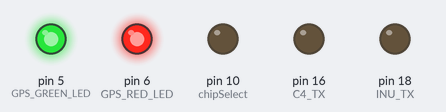
Bench run of a sketch on a simulated Arduino Mega 2560, built with avr-gcc and run on an emulated ATmega2560. Parts: output pins drawn as LEDs (lit = HIGH). Storage starts empty; what the sketch prints to the serial monitor is not drawn.

Above: at 0.1 s.
At 75.8 s:
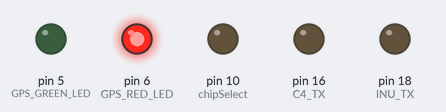
Timing chart, 0 to 77.3 s (numbered marks = the images above):
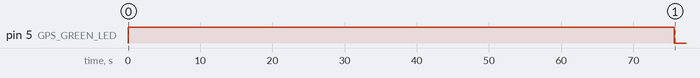

The sketch:

Elcano_C6_Kalman.ino
```cpp
/*  Base Elcano GPS code.
    Read GPS, and log it to an SD card.
*/

#define MEGA
#include "Common.h"
#include "IO.h"
#include "Matrix.h"

/*
Elcano Module C6: Navigator.
  This module contains only GPS.
  It can be expanded to include other sensors,
  and merge them with a Kalman filter.

Documentation:
  NavigationSystem
  Wiring_C6Mega.xls
  Navigation sheet of Elcano_BOM  (TO DO: Reorganize Elcano BOM).

GPS should not the primary navigation sensor. The robot should be
able to operate indoors, in tunnels or other areas where GPS is not available
or accurate.


Serial lines:
0: Monitor
1: (reserved for INU)
2: Tx: Estimated state;
      $C6EST,<east_mm>,<north_mm>,<speed_mmPs>,<bearing>,<time_ms><positionStndDev_mm>*CKSUM
      $C6OBS,<number>,<obstacle1_range_mm>,<obstacle1_bearing>, ...*CKSUM
   Rx: Desired course
      $C4XPC,<east_mm>,<north_mm>,<speed_mmPs>,<bearing>,<time_ms>*CKSUM
      // at leat 18 characters
3: GPS
  Rx: $GPRMC,...  typically 68 characters
      $GPGSA,...
      $GPGGA,... typically 68 characters
  Tx: $PSRF103,...
*/

/*---------------------------------------------------------------------------------------*/

#include <SD.h>

// On the Ethernet Shield, CS is pin 4. Note that even if it's not
// used as the CS pin, the hardware CS pin (10 on most Arduino boards,
// 53 on the Mega) must be left as an output or the SD library
// functions will not work.

// global variables
void Filter(REAL* x, REAL* P, REAL* measure, REAL deltaT, REAL* variance);

// sGPS_file contains UTC of first valid GPS
// first valid GPS acquisition typically takes 42 seconds.


// Set the GPSRATE to the baud rate of the GPS module. Most are 4800
// but some are 38400 or other. Check the datasheet!
#define GPSRATE 4800

#define MAX_WAYPOINTS 10
/*   There are two coordinate systems.
     MDF and RNDF use latitude and longitude.
     C3 and C6 assume that the earth is flat at the scale that they deal with.
     All calculations with C6 are performed in the (east_mm, north_mm)
     coordinate system. A raw GPS reading is in latitude and longitude, but it
     is transformed to the flat earth system using the distance from the origin,
     as set by (LATITUDE_ORIGIN, LONGITUDE_ORIGIN).
     A third coordinate system has its origin at the vehicle center and is
     aligned with the vehicle. This is usually transformed into the flat
     world coordinate system.
*/


// limited to 8+3 characters
#define FILE_NAME "GPSLog.csv"
File dataFile;
char GPSfile[BUFFSIZ] = "mmddhhmm.csv";
char ObstacleString[BUFFSIZ];
char StartTime[BUFFSIZ] = "yy,mm,dd,hh,mm,ss,xxx";
const char TimeHeader[] = "year,month,day,hour,minute,second,msec";
const char* RawKF = "Raw GPS data,,,,,,Kalman Filtered data";
const char* Header = "Latitude,Longitude,East_m,North_m,SigmaE_m,SigmaN_m,Time_s,";
const char* ObstHeader ="Left,Front,Right,Busy";

#define WHEEL_DIAMETER_MM 397
/* time (micro seconds) for a wheel revolution */
volatile long Odometer_mm = 0;
volatile long SpeedCyclometer_mmPs;
// Speed in degrees per second is independent of wheel size.
volatile long SpeedCyclometer_degPs;

// waypoint mission[MAX_WAYPOINTS];
waypoint GPS_reading;
waypoint estimated_position;
//instrument IMU;
const unsigned long LoopPeriod = 100;  // msec
//---------------------------------------------------------------------------
char* obstacleDetect()
{
// Calibration shows that readings are 5 cm low.
#define OFFSET 5
    int LeftRange =  analogRead(LEFT) + OFFSET;
    int Range =      analogRead(FRONT) + OFFSET;
    int RightRange = analogRead(RIGHT) + OFFSET;

  sprintf(ObstacleString,
  "%d.%0.2d,%d.%0.2d,%d.%0.2d,",
  LeftRange/100, LeftRange%100, Range/100, Range%100, RightRange/100, RightRange%100);

  return ObstacleString;
}
/*---------------------------------------------------------------------------------------*/
// WheelRev is called by an interrupt.
void WheelRev()
{
    static unsigned long OldTick = 0;
    unsigned long TickTime;
    unsigned long WheelRevMicros;
    TickTime = micros();
    if (OldTick == TickTime)
        return;
    if (OldTick <= TickTime)
      	WheelRevMicros = TickTime - OldTick;
    else // overflow
      	WheelRevMicros = TickTime + ~OldTick;
    SpeedCyclometer_degPs = (360 * MEG) / WheelRevMicros;
    SpeedCyclometer_mmPs  = (WHEEL_DIAMETER_MM * MEG * PI) / WheelRevMicros;
    Odometer_mm += WHEEL_DIAMETER_MM * PI;
    OldTick = TickTime;
}
/*---------------------------------------------------------------------------------------*/

void initialize()
{
  pinMode(GPS_POWER, OUTPUT);
  char* GPSString;
  char* protocol =  "$PSRF100,1,4800,8,1,0*0E"; // NMEA
  char* disable =   "$PSRF103,02,00,00,01*26\r\n";
  char* querryGGA = "$PSRF103,00,01,00,01*25";
  bool GPS_available = false;
  Serial3.begin(GPSRATE);
  digitalWrite(GPS_POWER, LOW);         // pull low to turn on!
  Serial.flush();
  Serial3.flush();
  delay(5000);
  // prints title with ending line break
  Serial.println(" GPS parser");
  Serial.print("Acquiring GPS RMC...");
  checksum(protocol);
  Serial3.println(protocol);
  disable[10] = '2';
  checksum(disable);
  Serial3.println(disable);   // no GSA

  GPS_available = estimated_position.AcquireGPRMC(70000);
  Serial.println(TimeHeader);
  Serial.println(StartTime);
  Serial.println(RawKF);
  Serial.print(Header);
  Serial.print(Header);
  Serial.println(ObstHeader);
  if (GPS_available)
  {
    estimated_position.sigma_mm = 1.0E4; // 10 m standard deviation
    Serial.println("OK");
  }
  else
  {
    estimated_position.latitude = 47.62130;  // set by hand here
    estimated_position.longitude = -122.35090;
    estimated_position.Compute_mm();
    estimated_position.sigma_mm = 1.0E5; // 100 m standard deviation
    estimated_position.time_ms = millis();
    Serial.println("Failed");
  }
  // Set velocity and acceleration to zero.
  estimated_position.speed_mmPs = 0;
  // Set attitude.
  estimated_position.Evector_x1000 = 1000;  // to be taken from path or set by hand
  estimated_position.Nvector_x1000 = 0;
  GPS_reading = estimated_position;
  GPSString = estimated_position.formPointString();
  Serial.println(GPSString);
  // Set Odometer to 0.
  // Set lateral deviation to 0.
  // Read compass.
  // ReadINU.
  // SendState(C4);
    // Wait to get path from C4
//    while (mission[1].latitude > 90)
    {
    /* If (message from C4)
    {
      ReadState(C4);  // get initial route and speed
    }
     Read GPS, compass and IMU and update their estimates.
   */
    }
    /* disable GPS messages;
    for (char i='0'; i < '6'; i++)
    {
      disable[9] = i;
      checksum(disable);
      Serial3.println(disable);
    }
    Serial3.println(querryGGA);
    */
//    GPS_available = GPS_reading.AcquireGPGGA(300);
    // ready to roll
    // Fuse all position estimates.
    // Send vehicle state to C3 and C4.

}
/*---------------------------------------------------------------------------------------*/

void setup()
{
    pinMode(Rx0, INPUT);
    pinMode(Tx0, OUTPUT);
    pinMode(GPS_RX, INPUT);
    pinMode(GPS_TX, OUTPUT);
    pinMode(C4_RX, INPUT);
    pinMode(C4_TX, OUTPUT);
    pinMode(INU_RX, INPUT);
    pinMode(INU_TX, OUTPUT);
    pinMode(GPS_POWER, OUTPUT);
    Serial3.begin(GPSRATE); // GPS
    Serial.begin(9600);
    digitalWrite(GPS_POWER, LOW);         // pull low to turn on!
    // make sure that the default chip select pin is set to
    // output, even if you don't use it:
    pinMode(chipSelect, OUTPUT);
    pinMode(53, OUTPUT);  // Unused CS on Mega
    pinMode(GPS_RED_LED, OUTPUT);
    pinMode(GPS_GREEN_LED, OUTPUT);
    digitalWrite(GPS_GREEN_LED, HIGH);
    digitalWrite(GPS_RED_LED, HIGH);
//    digitalWrite(GPS_GREEN_LED, LOW);
//    digitalWrite(GPS_RED_LED, LOW);

    initialize();
//    Serial.print("Initializing GPS SD card...");

    // see if the card is present and can be initialized:
    if (!SD.begin(chipSelect))
    {
      Serial.println("Card failed, or not present");
      digitalWrite(GPS_RED_LED, HIGH);
    }
    else
    {
      Serial.println("card initialized.\n");
      dataFile = SD.open(GPSfile, FILE_WRITE);
      // if the file is available, write date and time to it:
      if (dataFile)
      {
          dataFile.println(TimeHeader);
          dataFile.println(StartTime);
          dataFile.println(RawKF);
          dataFile.print(Header);
          dataFile.print(Header);
          dataFile.println(ObstHeader);
          dataFile.close();
      }
    }
    pinMode(CYCLOMETER, INPUT);
    attachInterrupt (5, WheelRev, RISING);

}
/*---------------------------------------------------------------------------------------*/
void waypoint::SetTime(char *pTime, char * pDate)
{
//    GPSfile = "mmddhhmm.CSV";
     strncpy(GPSfile,   pDate+2, 2);  // month
     strncpy(GPSfile+2, pDate, 2);    // day
     strncpy(GPSfile+4, pTime,2);     // GMT hour
     strncpy(GPSfile+6, pTime+2,2);   // minute
     Serial.println(GPSfile);

     strncpy(StartTime,     pDate+4, 2);  // year
     strncpy(StartTime+3,   pDate+2, 2);  // month
     strncpy(StartTime+6,   pDate, 2);    // day
     strncpy(StartTime+9,   pTime,2);     // GMT hour
     strncpy(StartTime+12,  pTime+2,2);   // minute
     strncpy(StartTime+15,  pTime+4,2);   // second
     strncpy(StartTime+18,  pTime+7,3);   // millisecond

}

/*---------------------------------------------------------------------------------------*/
void loop()
{
    unsigned long deltaT_ms;
    unsigned long time = millis();
    unsigned long endTime = time + LoopPeriod;
    unsigned long work_time = time;
    int PerCentBusy;
    char* pData;
    char* pGPS;
    char* pObstacles;

    bool GPS_available = GPS_reading.AcquireGPGGA(300);

    /* Perform dead reckoning from clock and previous state
    Read compass.
    ReadINU.
    Set attitude.
    Read Hall Odometer;  */
//   IMU.Read(GPS_reading);

/*  Read Optical Odometer;
    Read lane deviation;
    If (message from C4)
    { */
//      readline(2);  // C4 Path planner on serial 2 get new route and speed
 /*   }
    If (message from C3)
    { */
//      readline(2);  // get C3 Pilot commanded wheel spin and steering
/*    }
    if (landmarks availabe)
    {  // get the position based on bearing and angle to a known location.
      ReadLandmarks(C4);
    }
    // Fuse all position estimates with a Kalman Filter */
    deltaT_ms = GPS_reading.time_ms - estimated_position.time_ms;
    estimated_position.fuse(GPS_reading, deltaT_ms);
    estimated_position.time_ms = GPS_reading.time_ms;
/*  Serial.print("time, gps, dt_ms = ");
    Serial.print(time, DEC); Serial.print(", ");
    Serial.print(GPS_reading.time_ms, DEC); Serial.print(", ");
    Serial.println(deltaT_ms, DEC);
*/
    // Send vehicle state to C3 and C4.

    // open the file. note that only one file can be open at a time,
    // so you have to close this one before opening another.
    dataFile = SD.open(GPSfile, FILE_WRITE);

    // if the file is available, write to it:
    if (GPS_available)
    {
        digitalWrite(GPS_GREEN_LED, HIGH);
        pGPS = GPS_reading.formPointString();
        if (dataFile) dataFile.print(pGPS);
        // print to the serial port too:
        Serial.print(pGPS);
        pData = estimated_position.formPointString();
        if (dataFile) dataFile.print(pData);
        Serial.print(pData);
        Serial3.print(pData);  // send data to C4 path planner
        pObstacles = obstacleDetect();
        if (dataFile)
        {
          dataFile.print(pObstacles);
        }
        Serial.print(pObstacles);
    }
    else
    {
        digitalWrite(GPS_GREEN_LED, LOW);
        Serial.print("GPS not available");
    }

    work_time = millis() - time;
    PerCentBusy = (100 * work_time) / LoopPeriod;
    if (dataFile)
    {
      dataFile.println(PerCentBusy);
    }
    Serial.println(PerCentBusy);
    // if the file didn't open, pop up an error:
    if (dataFile)
    {
//        digitalWrite(GPS_RED_LED, LOW);
        dataFile.close();
    }
    else
    {
//        digitalWrite(GPS_RED_LED, HIGH);
 //     Serial.println("error opening file");
    }

  // delay, but don't count time in loop
  while (time < endTime)
  {
    time = millis();
  }

}

void Show(char* x)
{
//  Serial.print(x);
}
void Show(REAL x)
{
//  Serial.print(x);
//  Serial.print(", ");
}
```

Common.h
```cpp
// Common.h - header included for all Elcano modules

// latitude and longitude are multiplied by 1,000,000.
// (47.621300, -122.350900) is Seattle Center House.
#define LATITUDE_ORIGIN   47621300
#define LONGITUDE_ORIGIN -122350900
#define EARTH_RADIUS_MM 6371000000.
#define PIf ((float) 3.1415926)
#define PId 3.14159265358979
#define PI ((float) 3.1415925)
#define TO_RADIANS (PId/180.)
#define COS_LAT (cos(((double) LATITUDE_ORIGIN)/1000000. * TO_RADIANS))
// The buffer size that will hold a GPS sentence. They tend to be 80 characters long.
// Got weird results with 90; OK with 120.
#define BUFFSIZ 120
#define MAX_MISSION 6
#define MEG 1000000
// setting of index to indicate a navigation fix
#define POSITION -1
// A bit flag for index that indicates this waypoint is the last in a sequence.
#define END  0x04000
// index bit map showing that waypoint is a goal
#define GOAL 0x02000
#define MAX_DISTANCE 0x3ffffff
// value if latitude, longitude or bearing is missing.
#define INVALID MAX_DISTANCE

#define WHEEL_BASE_mm         800
#define TURNING_RADIUS_mm    4000
#define MAX_ACCEL_mmPs2      2000
#define STANDARD_ACCEL_mmPs2 1000
// but we send a number from 0 to 255
#define STANDARD_ACCEL       55
#define MAX_ACCEL            110
#define HALF_BRAKE           127
#define FULL_BRAKE           255
#define WALK_SPEED_mmPs      1000
// 10 mph = 4.44 m/s
#define MAX_SPEED_mmPs       4444

bool checksum(char* msg);
bool readline(int channel);
void writeline(int channel);
long int parsedecimal(char *str);

class waypoint // best estimate of position and state
// used either for a waypoint or a measured navigational fix
{
  public:
    // Since the Arduino supports only 6 digits of precision in float/double,
    // all latitudes and longitudes are recorded as integers.
    // The (east_mm and north_mm) position carries more precision.
    long latitude;   //  DDFFFFFF; 6 digits after virtual decimal point
    long longitude;  // DDDFFFFFF
    long east_mm;  // x is east; max is 2147 km
    long north_mm;  // y is true north
    long sigma_mm; // standard deviation of position.
    unsigned long time_ms;   // time of reading since start_time, start_date
    // millis() + offset_ms = waypoint.time_ms
  /*
  We represent points as locations in mm. A 32 bit signed long is good for +/- 2000 km.
  Latitudes and longitudes are given as a double with up to 9 digits,
  such as 47.622876, -122.352307
  On the Arduino, a float is the same as a double, giving 6 to 7 decimal digits.
  This means that mm resolution only applies within 1 km of the origin.
  */
  int Evector_x1000;   // 1000 * unit vector pointing east
  int Nvector_x1000;   // 1000 * unit vector pointing north
//    int bearing;  // degrees. 0 = North; 90 = East.
    long speed_mmPs; // vehicle speed in mm per second.
    int index;       // used for passing a sequence of waypoints over serial line.

    void Compute_mm();
    void Compute_LatLon();
//    bool AcquireGPRMC(unsigned long max_wait_ms);
//    bool AcquireGPGGA(unsigned long max_wait_ms);
//    void fuse(waypoint reading, int deltaT_ms);
//    void SetTime(char *pTime, char * pDate);
//    char* GetLatLon(char* parseptr);
    char* formPointString();
    bool readPointString(unsigned long max_wait_ms, int channel);
    void   operator=(waypoint& other);
    void   operator=(waypoint* other);
    long  distance_mm(waypoint *other);
    void  vectors(waypoint *other);
    long  distance_mm(long east_mm, long north_mm);
#ifdef MEGA
// The following waypoint methods exist only on the C6 Navigator module.
    void fuse(waypoint GPS_reading, int deltaT_ms);
    char* GetLatLon(char* parseptr);
    bool AcquireGPRMC(unsigned long max_wait_ms);
    bool AcquireGPGGA(unsigned long max_wait_ms);
    void SetTime(char *pTime, char * pDate);
#endif
};

struct curve
{
  curve    *previous;
  waypoint *present;
  bool     Junction;
  curve    *next;
};

struct Location_mm
{
  long x, y;
};
struct junction
{
  long east_mm, north_mm;
  int destination[4];
  // Where there are < 4 destinations, some pointers are NULL
  // If there are more than 4 destinations, one of the destinations has same location and
  // zero Distance.
  long Distance[4];  // mm
//  int Speed[4];     // mm / s
//  curve *route[4];  // intermediate waypoints between location and Destination.
  // location != route[n]->present
  // The vehicle does not pass though location if it is turning.
  // The vehicle travels from (the last waypoint of the curve leading into the junction)
  // to route[n]->present.
  // When a curve reached a juntion, Curve.next == NULL
};
```

Source omitted: Common.cpp (16773 bytes), IO.h (1908 bytes), KalmanFilter.cpp (3361 bytes), Matrix.cpp (7569 bytes), Matrix.h (1512 bytes)

Measured:
- by itself, pin 5 (GPS_GREEN_LED): HIGH → LOW at 75.7 s
